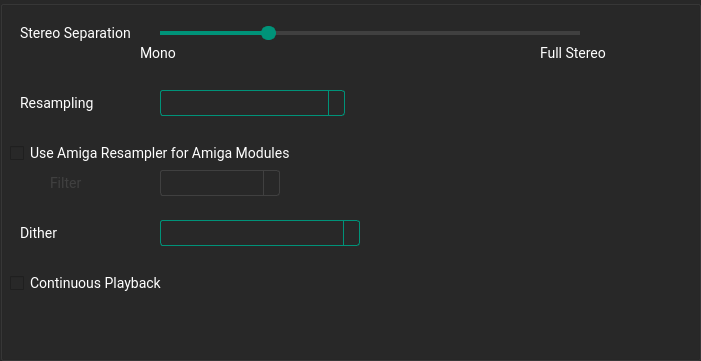
  <widget class="QGroupBox" name="groupBoxLibopenmpt">
   <property name="enabled">
    <bool>true</bool>
   </property>
   <property name="geometry">
    <rect>
     <x>170</x>
     <y>220</y>
     <width>701</width>
     <height>361</height>
    </rect>
   </property>
   <property name="styleSheet">
    <string notr="true">
        QWidget
                {
                border-color:#ff2828;
                selection-background-color: #333333/*selection*/;
                selection-color: #ffffff/*main text*/;
                font-family:Roboto;
                font-size:14px;
                background-color:#282828/*background*/;
                color:#ffffff/*main text*/;
                }
                QTextEdit {
                border: 8px solid;
                border-color:#009379/*main*/;
                border-radius: 3px;
                padding: 1px 18px 1px 3px;
                min-width: 6em;
                }

                QSlider::groove:horizontal {
                background-color: #404040/*medium*/;
                height: 4px;
                border-radius: 4px;
                }
                QSlider::handle:horizontal {
                background-color: #009379/*main*/;
                border: 2px solid #009379/*main*/;
                width: 11px;
                height: 20px;
                line-height: 20px;
                margin-top: -5px;
                margin-bottom: -5px;
                border-radius: 7px;
                }
                QSlider::handle:horizontal:hover {
                background-color: #00c09e/*main hover*/;
                border: 2px solid #00c09e/*main hover*/;
                }

                QSlider::sub-page:horizontal {
                background-color:#009379/*main*/;
                }
                QComboBox {
                border: 1px solid;
                border-color: #009379/*main*/;
                border-radius: 3px;
                padding: 1px 18px 1px 3px;
                }

                QComboBox:!editable, QComboBox::drop-down:editable {
                background: ;
                }

                /* QComboBox gets the &quot;on&quot; state when the popup is open */
                QComboBox:!editable:on, QComboBox::drop-down:editable:on {
                background: #333333/*selection*/
                }

                QComboBox:on { /* shift the text when the popup opens */
                padding-top: 3px;
                padding-left: 4px;
                }

                QComboBox::drop-down {
                subcontrol-origin: padding;
                subcontrol-position: top right;
                width: 15px;

                border-left-width: 1px;
                border-left-color: #009379/*main*/;
                border-left-style: solid; /* just a single line */
                border-top-right-radius: 3px; /* same radius as the QComboBox */
                border-bottom-right-radius: 3px;
                }
                QComboBox QAbstractItemView {
                border: 1px solid;
                border-color: #009379/*main*/;
                background-color:#282828/*background*/;
                outline:none;
                }

                QComboBox::down-arrow:on { /* shift the arrow when popup is open */
                top: 1px;
                left: 1px;
                }

                QLineEdit {
                border: 1px solid;
                border-color:#009379/*main*/;
                border-radius: 3px;
                padding: 1px 18px 1px 3px;
                min-width: 6em;
                }
                QLineEdit:disabled{
                border-color:#404040/*medium*/;
                }
                QWidget:disabled
                {
                color:#404040/*medium*/;

                }

                QSlider::handle:disabled {
                background-color: #404040/*medium*/;
                border: 2px solid #404040/*medium*/;
                }
                QSlider::sub-page:horizontal:disabled {
                background-color:#404040/*medium*/;
                }
                QComboBox:disabled {
                border: 1px solid #404040/*medium*/;

                }
                QComboBox::drop-down:disabled {

                border-left-color: #404040/*medium*/;

                }
                QPushButton
                {
                font-family:roboto;
                background-color: #b7b7b7/*button*/;
                border-radius: 12px;
                padding:4px;
                font-size:14px;
                color:#282828/*background*/;
                }
                QPushButton:hover
                {
                background-color: #ffffff/*button hover*/;
                }
    </string>
   </property>
   <property name="title">
    <string/>
   </property>
   <property name="flat">
    <bool>true</bool>
   </property>
   <widget class="QLabel" name="labelLibopenmptStereoSeparation">
    <property name="geometry">
     <rect>
      <x>20</x>
      <y>20</y>
      <width>121</width>
      <height>26</height>
     </rect>
    </property>
    <property name="lineWidth">
     <number>1</number>
    </property>
    <property name="text">
     <string>Stereo Separation</string>
    </property>
   </widget>
   <widget class="QSlider" name="sliderLibopenmptStereoSeparation">
    <property name="geometry">
     <rect>
      <x>160</x>
      <y>20</y>
      <width>420</width>
      <height>26</height>
     </rect>
    </property>
    <property name="maximum">
     <number>200</number>
    </property>
    <property name="value">
     <number>50</number>
    </property>
    <property name="sliderPosition">
     <number>50</number>
    </property>
    <property name="orientation">
     <enum>Qt::Orientation::Horizontal</enum>
    </property>
   </widget>
   <widget class="QLabel" name="labelLibopenmptStereoSeparationMin">
    <property name="geometry">
     <rect>
      <x>140</x>
      <y>40</y>
      <width>41</width>
      <height>26</height>
     </rect>
    </property>
    <property name="text">
     <string>Mono</string>
    </property>
   </widget>
   <widget class="QLabel" name="labelLibopenmptStereoSeparationMax">
    <property name="geometry">
     <rect>
      <x>540</x>
      <y>40</y>
      <width>91</width>
      <height>26</height>
     </rect>
    </property>
    <property name="text">
     <string>Full Stereo</string>
    </property>
   </widget>
   <widget class="QLabel" name="labelLibopenmptStereoSeparationValue">
    <property name="geometry">
     <rect>
      <x>590</x>
      <y>20</y>
      <width>45</width>
      <height>26</height>
     </rect>
    </property>
    <property name="alignment">
     <set>Qt::AlignmentFlag::AlignRight|Qt::AlignmentFlag::AlignTrailing|Qt::AlignmentFlag::AlignVCenter</set>
    </property>
   </widget>
   <widget class="QLabel" name="labelLibopenmptResampling">
    <property name="geometry">
     <rect>
      <x>20</x>
      <y>90</y>
      <width>91</width>
      <height>26</height>
     </rect>
    </property>
    <property name="lineWidth">
     <number>1</number>
    </property>
    <property name="text">
     <string>Resampling</string>
    </property>
   </widget>
   <widget class="QComboBox" name="comboBoxLibopenmptResampling">
    <property name="geometry">
     <rect>
      <x>160</x>
      <y>90</y>
      <width>185</width>
      <height>26</height>
     </rect>
    </property>
    <property name="autoFillBackground">
     <bool>false</bool>
    </property>
    <property name="styleSheet">
     <string notr="true"/>
    </property>
    <property name="editable">
     <bool>false</bool>
    </property>
    <property name="currentText">
     <string/>
    </property>
    <property name="placeholderText">
     <string/>
    </property>
    <property name="frame">
     <bool>false</bool>
    </property>
   </widget>
   <widget class="QCheckBox" name="checkBoxLibopenmptAmigaResampler">
    <property name="geometry">
     <rect>
      <x>10</x>
      <y>140</y>
      <width>320</width>
      <height>26</height>
     </rect>
    </property>
    <property name="text">
     <string>Use Amiga Resampler for Amiga Modules</string>
    </property>
    <property name="iconSize">
     <size>
      <width>40</width>
      <height>40</height>
     </size>
    </property>
   </widget>
   <widget class="QLabel" name="labelLibopenmptFilter">
    <property name="enabled">
     <bool>false</bool>
    </property>
    <property name="geometry">
     <rect>
      <x>50</x>
      <y>170</y>
      <width>91</width>
      <height>26</height>
     </rect>
    </property>
    <property name="lineWidth">
     <number>1</number>
    </property>
    <property name="text">
     <string>Filter</string>
    </property>
   </widget>
   <widget class="QComboBox" name="comboBoxLibopenmptFilter">
    <property name="enabled">
     <bool>false</bool>
    </property>
    <property name="geometry">
     <rect>
      <x>160</x>
      <y>170</y>
      <width>120</width>
      <height>26</height>
     </rect>
    </property>
    <property name="autoFillBackground">
     <bool>false</bool>
    </property>
    <property name="styleSheet">
     <string notr="true"/>
    </property>
    <property name="editable">
     <bool>false</bool>
    </property>
    <property name="currentText">
     <string/>
    </property>
    <property name="placeholderText">
     <string/>
    </property>
    <property name="frame">
     <bool>false</bool>
    </property>
   </widget>
   <widget class="QLabel" name="labelLibopenmptDither">
    <property name="geometry">
     <rect>
      <x>20</x>
      <y>220</y>
      <width>91</width>
      <height>26</height>
     </rect>
    </property>
    <property name="lineWidth">
     <number>1</number>
    </property>
    <property name="text">
     <string>Dither</string>
    </property>
   </widget>
   <widget class="QComboBox" name="comboBoxLibopenmptDither">
    <property name="enabled">
     <bool>true</bool>
    </property>
    <property name="geometry">
     <rect>
      <x>160</x>
      <y>220</y>
      <width>200</width>
      <height>26</height>
     </rect>
    </property>
    <property name="autoFillBackground">
     <bool>false</bool>
    </property>
    <property name="styleSheet">
     <string notr="true"/>
    </property>
    <property name="editable">
     <bool>false</bool>
    </property>
    <property name="currentText">
     <string/>
    </property>
    <property name="placeholderText">
     <string/>
    </property>
    <property name="frame">
     <bool>false</bool>
    </property>
   </widget>
   <widget class="QCheckBox" name="checkBoxLibopenmptContinuousPlayback">
    <property name="geometry">
     <rect>
      <x>10</x>
      <y>270</y>
      <width>200</width>
      <height>26</height>
     </rect>
    </property>
    <property name="text">
     <string>Continuous Playback</string>
    </property>
    <property name="iconSize">
     <size>
      <width>40</width>
      <height>40</height>
     </size>
    </property>
   </widget>
  </widget>
